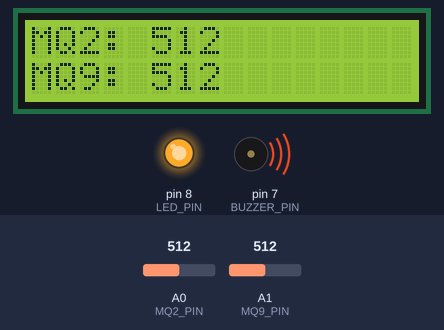
The sketch below on a simulated Arduino Uno, built with avr-gcc and run on an emulated ATmega328P. On the bench: 16×2 character LCD, output pins drawn as LEDs (lit = HIGH), buzzer (waves = sounding). The inputs (shaded band) are chosen by the test bench; at power-on: A0 (MQ2_PIN) = 512, A1 (MQ9_PIN) = 512. The modem accepts every AT command (registered, SIM ready, sends succeed) and sends nothing else; pins used as bus, display or sensor lines are not drawn.

Above: at 1.3 s.
1.4 s: A0 (MQ2_PIN) set to 716
At 2.7 s:
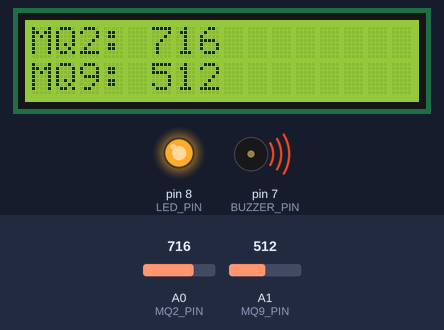
3.0 s: A1 (MQ9_PIN) set to 716
At 4.3 s:
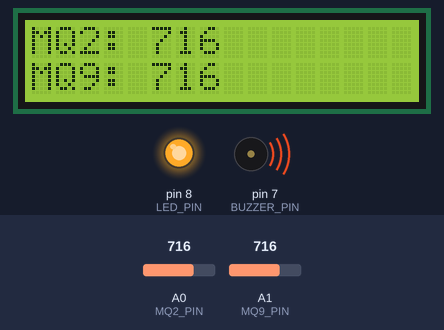
4.6 s: A0 (MQ2_PIN) set to 900
At 5.9 s:
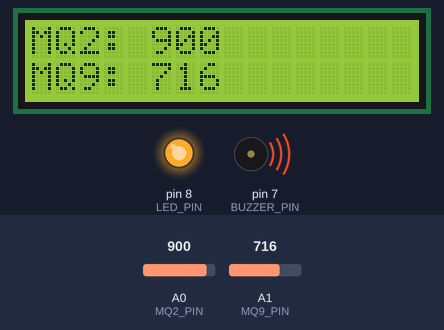
6.2 s: A1 (MQ9_PIN) set to 900
At 7.5 s:
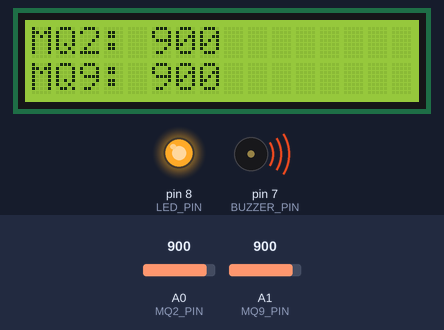
7.8 s: A0 (MQ2_PIN) set to 1023
At 9.1 s:
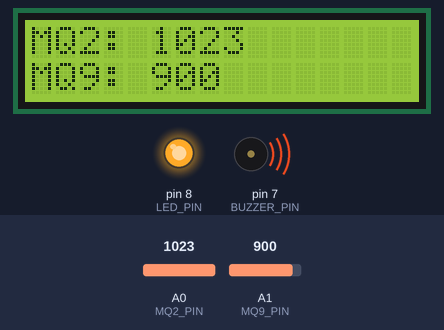
9.4 s: A1 (MQ9_PIN) set to 1023
At 10.2 s:
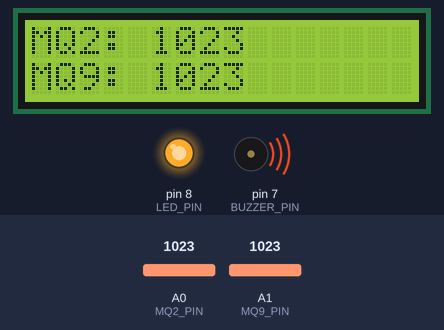
Timing chart, 0 to 12.0 s (numbered marks = the images above; inputs shaded):
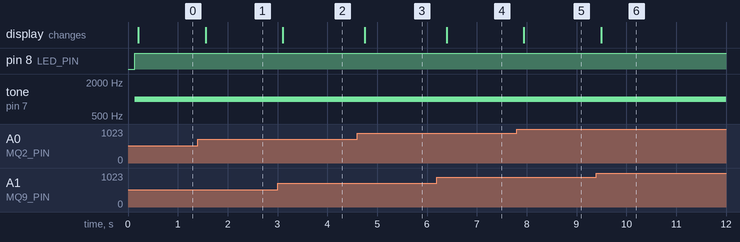

Measured:
- after the input at 1.4 s, the display: changes after 0.16 s (image 1)
- after the input at 3.0 s, the display: changes after 0.11 s (image 2)
- after the input at 4.6 s, the display: changes after 0.15 s (image 3)
- after the input at 6.2 s, the display: changes after 0.19 s (image 4)
- after the input at 7.8 s, the display: changes after 0.14 s (image 5)
- after the input at 9.4 s, the display: changes after 0.10 s (image 6)

The sketch:

sss.ino
```cpp
#include <Wire.h>
#include <LiquidCrystal_I2C.h>
#include <SoftwareSerial.h>
#include <SPI.h>
#include <MFRC522.h>

#define MQ2_PIN A0
#define MQ9_PIN A1
#define LED_PIN 8
#define BUZZER_PIN 7
#define GSM_TX 2
#define GSM_RX 3
#define RST_PIN 9
#define SS_PIN 10

LiquidCrystal_I2C lcd(0x27, 16, 2);
SoftwareSerial gsm(GSM_TX, GSM_RX);
MFRC522 rfid(SS_PIN, RST_PIN);

int mq2_value;
int mq9_value;
int sensitivity = 5;

void setup() {
  pinMode(LED_PIN, OUTPUT);
  pinMode(BUZZER_PIN, OUTPUT);
  lcd.begin();
  gsm.begin(9600);
  SPI.begin();
  rfid.PCD_Init();
}

void loop() {
  mq2_value = analogRead(MQ2_PIN);
  mq9_value = analogRead(MQ9_PIN);

  if (rfid.PICC_IsNewCardPresent() && rfid.PICC_ReadCardSerial()) {
    String uid = "";
    for (byte i = 0; i < rfid.uid.size; i++) {
      uid += rfid.uid.uidByte[i] < 0x10 ? "0" : "";
      uid += String(rfid.uid.uidByte[i], HEX);
    }
    uid.toUpperCase();

    if (uid == "21E76F1D") {
      sensitivity = 5;
    } else if (uid == "E2D4C019") {
      sensitivity = 1;
    } else if (uid == "CARD_UID_3") {
      sensitivity = 3;
    }
    rfid.PICC_HaltA();
    rfid.PCD_StopCrypto1();
  }

  if (mq2_value > sensitivity * 100 || mq9_value > sensitivity * 100) {
    digitalWrite(LED_PIN, HIGH);
    tone(BUZZER_PIN, 1000);
    gsm.println("AT+CMGF=1");
    gsm.println("AT+CMGS=\"+916353543373\"");
    gsm.println("Gas detected!");
    gsm.write(26);
    lcd.setCursor(0, 0);
    lcd.print("MQ2: ");
    lcd.print(mq2_value);
    lcd.setCursor(0, 1);
    lcd.print("MQ9: ");
    lcd.print(mq9_value);
  } else {
    digitalWrite(LED_PIN, LOW);
    noTone(BUZZER_PIN);
    lcd.clear();
  }
}
```
